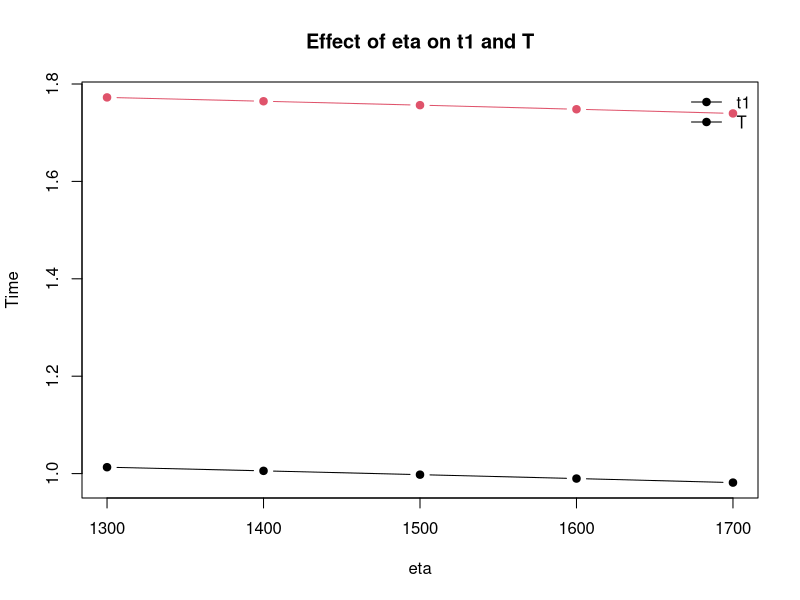
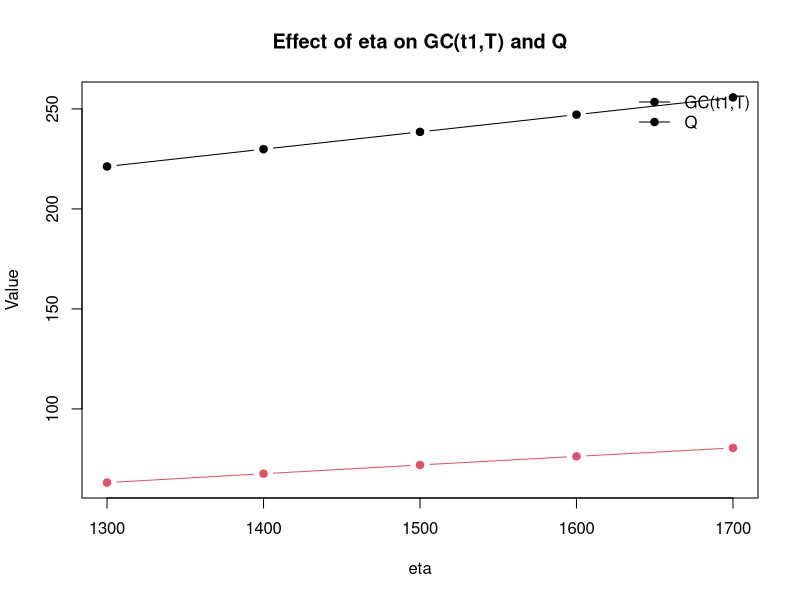
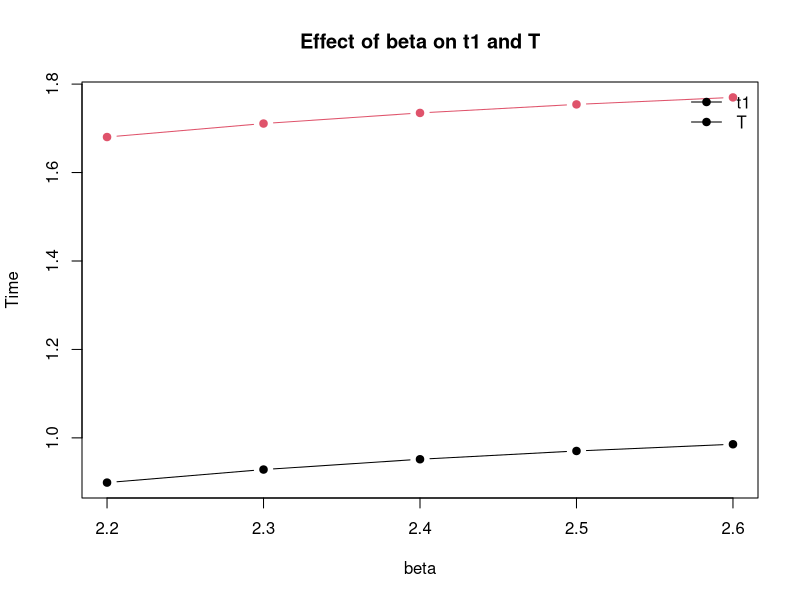
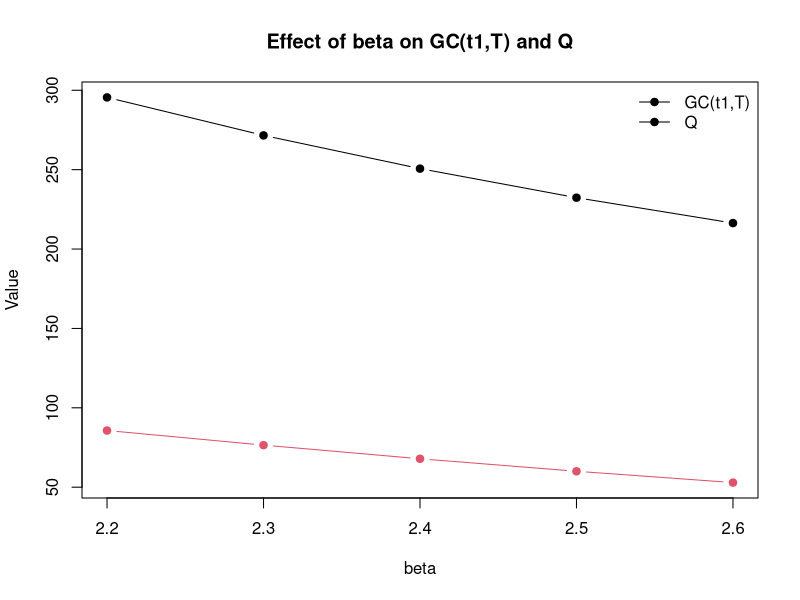
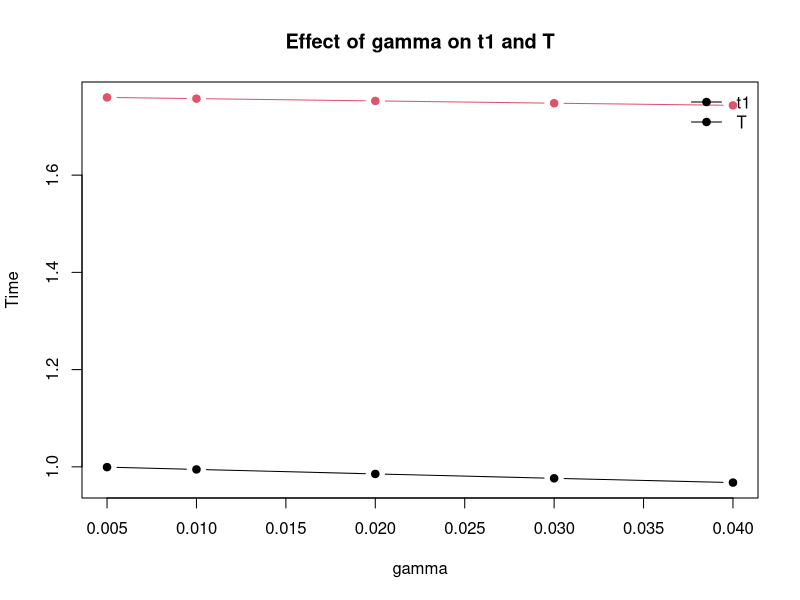
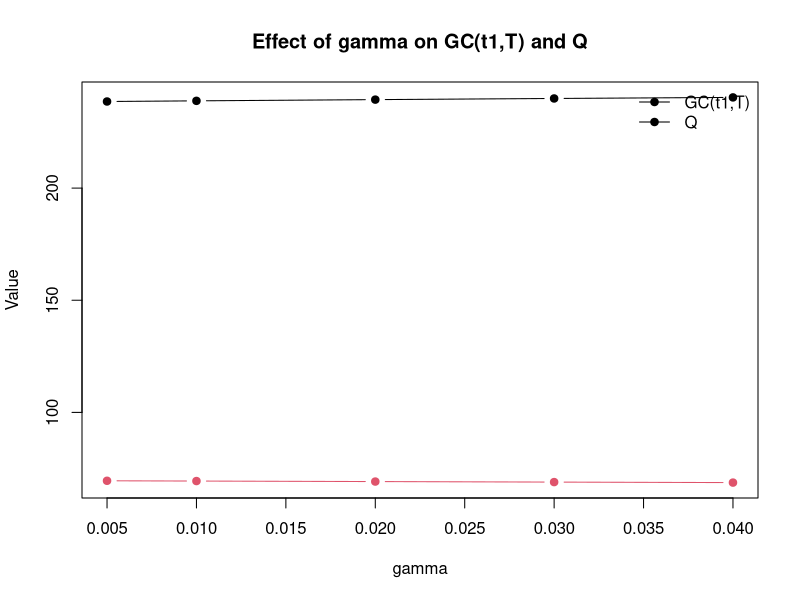
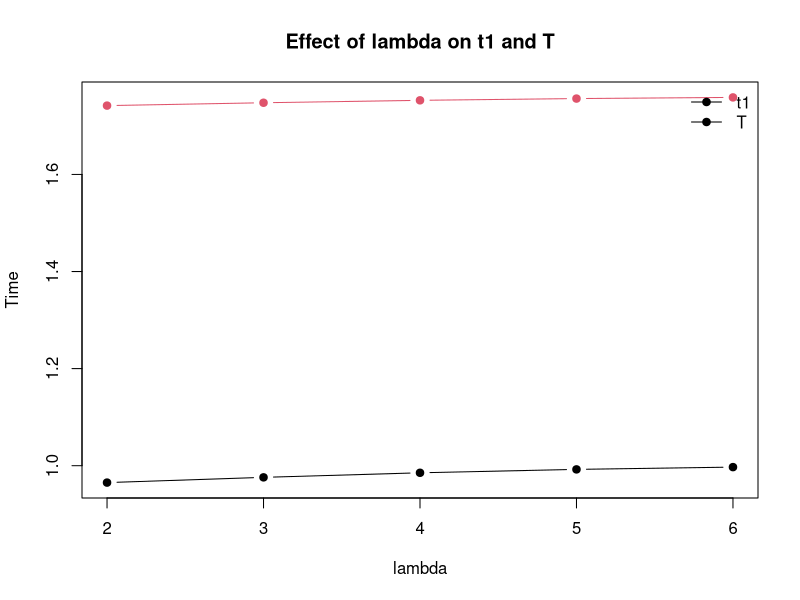
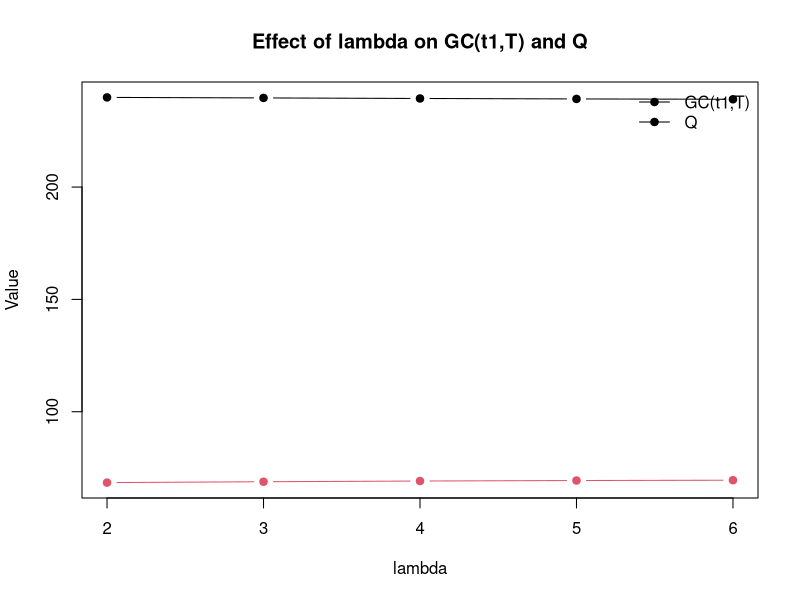

Here is the R script that generated these plots, in order:
# sensitivity_analysis_data.R
# Project: fuzzy-inventory-model
# Purpose: Enter sensitivity analysis data from Shaikh & Gite (2024),
# save CSV tables, and create basic plots.
#
# Source:
# Shaikh, T. S., & Gite, S. P. (2024).
# Fuzzy Inventory Model under Selling Price Dependent Demand and Variable
# Deterioration with Fully Backlogged Shortages.
# American Journal of Operations Research, 14, 87–103.
# https://doi.org/10.4236/ajor.2024.142005

# ------------------------------------------------------------
# 1. Create output folders
# ------------------------------------------------------------

dir.create("outputs", showWarnings = FALSE)
dir.create("outputs/tables", recursive = TRUE, showWarnings = FALSE)
dir.create("outputs/plots", recursive = TRUE, showWarnings = FALSE)

# ------------------------------------------------------------
# 2. Sensitivity analysis data
# ------------------------------------------------------------

eta_data <- data.frame(
  eta = c(1300, 1400, 1500, 1600, 1700),
  t1 = c(1.0131, 1.0056, 0.9978, 0.9898, 0.9815),
  T = c(1.7725, 1.7646, 1.7566, 1.7482, 1.7396),
  GC_t1_T = c(221.2310, 229.8855, 238.5196, 247.1468, 255.7565),
  q1 = c(49.2151, 52.6022, 55.9155, 59.1577, 62.3203),
  q2 = c(13.9560, 15.0137, 16.0777, 17.1314, 18.1877),
  Q = c(63.1711, 67.6159, 71.9931, 76.2891, 80.5080)
)

beta_data <- data.frame(
  beta = c(2.2, 2.3, 2.4, 2.5, 2.6),
  t1 = c(0.8989, 0.9284, 0.9517, 0.9704, 0.9856),
  T = c(1.6803, 1.7108, 1.7348, 1.7541, 1.7699),
  GC_t1_T = c(295.5123, 271.5838, 250.6481, 232.3465, 216.3574),
  q1 = c(64.0014, 57.5650, 51.3864, 45.6253, 40.3502),
  q2 = c(21.6908, 18.9313, 16.5102, 14.3950, 12.5508),
  Q = c(85.6922, 76.4963, 67.8966, 60.0202, 52.9009)
)

gamma_data <- data.frame(
  gamma = c(0.005, 0.01, 0.02, 0.03, 0.04),
  t1 = c(0.9994, 0.9947, 0.9854, 0.9764, 0.9676),
  T = c(1.7599, 1.7574, 1.7527, 1.7480, 1.7436),
  GC_t1_T = c(238.6083, 238.9000, 239.4447, 239.9594, 240.4329),
  q1 = c(53.9185, 53.7094, 53.2897, 52.8778, 52.4691),
  q2 = c(15.5880, 15.6783, 15.8680, 16.0464, 16.2299),
  Q = c(69.5065, 69.3877, 69.1577, 68.9242, 68.6990)
)

lambda_data <- data.frame(
  lambda = c(2, 3, 4, 5, 6),
  t1 = c(0.9652, 0.9760, 0.9854, 0.9924, 0.9971),
  T = c(1.7418, 1.7477, 1.7527, 1.7563, 1.7587),
  GC_t1_T = c(239.9190, 239.6896, 239.4447, 239.2420, 239.0864),
  q1 = c(52.2052, 52.7919, 53.2897, 53.6538, 53.8932),
  q2 = c(16.2550, 16.0505, 15.8680, 15.7277, 15.6331),
  Q = c(68.4602, 68.8424, 69.1577, 69.3815, 69.5264)
)

tm_data <- data.frame(
  tm = c(0.25, 0.35, 0.45, 0.55, 0.65),
  t1 = c(0.9838, 0.9842, 0.9854, 0.9877, 0.9917),
  T = c(1.7522, 1.7523, 1.7527, 1.7534, 1.7547),
  GC_t1_T = c(239.5591, 239.5239, 239.4447, 239.3150, 239.1251),
  q1 = c(53.2263, 53.2401, 53.2897, 53.3895, 53.5722),
  q2 = c(15.9135, 15.9011, 15.8680, 15.8019, 15.6907),
  Q = c(69.1398, 69.1412, 69.1577, 69.1914, 69.2629)
)

# ------------------------------------------------------------
# 3. Save CSV tables
# ------------------------------------------------------------

write.csv(eta_data, "outputs/tables/sensitivity_eta.csv", row.names = FALSE)
write.csv(beta_data, "outputs/tables/sensitivity_beta.csv", row.names = FALSE)
write.csv(gamma_data, "outputs/tables/sensitivity_gamma.csv", row.names = FALSE)
write.csv(lambda_data, "outputs/tables/sensitivity_lambda.csv", row.names = FALSE)
write.csv(tm_data, "outputs/tables/sensitivity_tm.csv", row.names = FALSE)

# ------------------------------------------------------------
# 4. Plotting function
# ------------------------------------------------------------

create_plots <- function(data, parameter_name) {
  
  x <- data[[parameter_name]]
  
  # Plot 1: t1 and T
  png(
    filename = paste0("outputs/plots/", parameter_name, "_t1_T.png"),
    width = 800,
    height = 600
  )
  
  matplot(
    x,
    data[, c("t1", "T")],
    type = "b",
    pch = 19,
    lty = 1,
    xlab = parameter_name,
    ylab = "Time",
    main = paste("Effect of", parameter_name, "on t1 and T")
  )
  
  legend(
    "topright",
    legend = c("t1", "T"),
    lty = 1,
    pch = 19,
    bty = "n"
  )
  
  dev.off()
  
  # Plot 2: GC(t1, T) and Q
  png(
    filename = paste0("outputs/plots/", parameter_name, "_GC_Q.png"),
    width = 800,
    height = 600
  )
  
  matplot(
    x,
    data[, c("GC_t1_T", "Q")],
    type = "b",
    pch = 19,
    lty = 1,
    xlab = parameter_name,
    ylab = "Value",
    main = paste("Effect of", parameter_name, "on GC(t1,T) and Q")
  )
  
  legend(
    "topright",
    legend = c("GC(t1,T)", "Q"),
    lty = 1,
    pch = 19,
    bty = "n"
  )
  
  dev.off()
}

# ------------------------------------------------------------
# 5. Create plots
# ------------------------------------------------------------

create_plots(eta_data, "eta")
create_plots(beta_data, "beta")
create_plots(gamma_data, "gamma")
create_plots(lambda_data, "lambda")
create_plots(tm_data, "tm")

# ------------------------------------------------------------
# 6. Confirmation message
# ------------------------------------------------------------

cat("Sensitivity analysis CSV files saved in outputs/tables/\n")
cat("Sensitivity analysis plots saved in outputs/plots/\n")
cat("Script completed successfully.\n")
